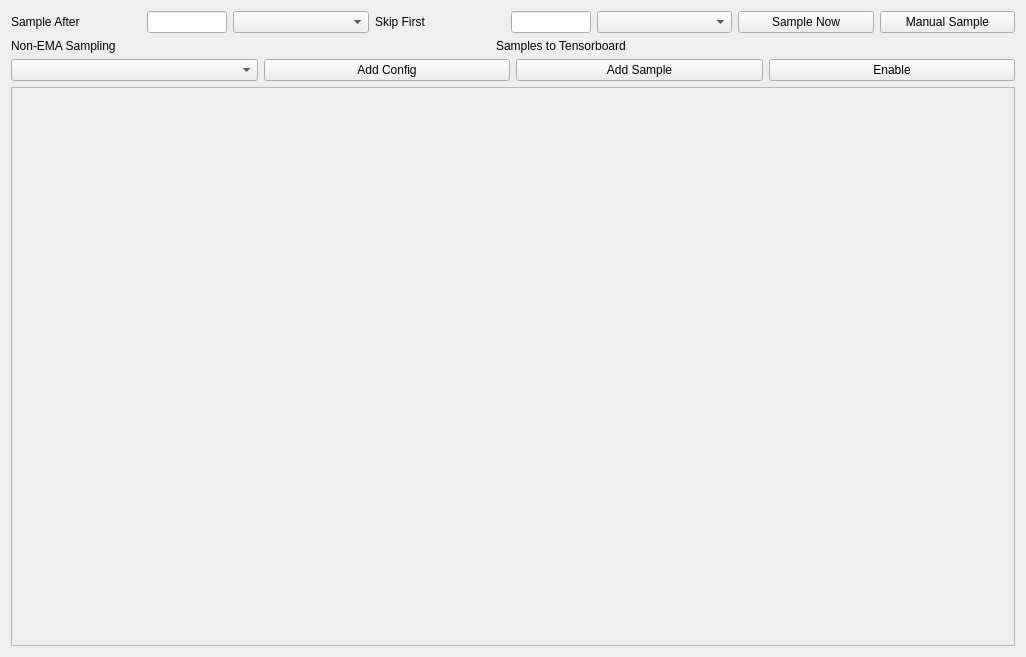
<?xml version="1.0" encoding="UTF-8"?>
<ui version="4.0">
 <class>Form</class>
 <widget class="QWidget" name="Form">
  <property name="geometry">
   <rect>
    <x>0</x>
    <y>0</y>
    <width>1026</width>
    <height>657</height>
   </rect>
  </property>
  <property name="windowTitle">
   <string>Form</string>
  </property>
  <layout class="QVBoxLayout" name="verticalLayout">
   <item>
    <layout class="QHBoxLayout" name="horizontalLayout">
     <item>
      <widget class="QLabel" name="SampleAfterLabel">
       <property name="minimumSize">
        <size>
         <width>110</width>
         <height>0</height>
        </size>
       </property>
       <property name="maximumSize">
        <size>
         <width>130</width>
         <height>16777215</height>
        </size>
       </property>
       <property name="text">
        <string>Sample After</string>
       </property>
      </widget>
     </item>
     <item>
      <widget class="QLineEdit" name="SampleAfter">
       <property name="maximumSize">
        <size>
         <width>80</width>
         <height>16777215</height>
        </size>
       </property>
      </widget>
     </item>
     <item>
      <widget class="QComboBox" name="SamplePeriod"/>
     </item>
     <item>
      <widget class="QLabel" name="SkipFirstLabel">
       <property name="minimumSize">
        <size>
         <width>110</width>
         <height>0</height>
        </size>
       </property>
       <property name="maximumSize">
        <size>
         <width>130</width>
         <height>16777215</height>
        </size>
       </property>
       <property name="text">
        <string>Skip First</string>
       </property>
      </widget>
     </item>
     <item>
      <widget class="QLineEdit" name="SkipFirst">
       <property name="maximumSize">
        <size>
         <width>80</width>
         <height>16777215</height>
        </size>
       </property>
      </widget>
     </item>
     <item>
      <widget class="QComboBox" name="FormatCombo"/>
     </item>
     <item>
      <widget class="QPushButton" name="SampleNow">
       <property name="text">
        <string>Sample Now</string>
       </property>
      </widget>
     </item>
     <item>
      <widget class="QPushButton" name="SampleNow_2">
       <property name="minimumSize">
        <size>
         <width>130</width>
         <height>0</height>
        </size>
       </property>
       <property name="text">
        <string>Manual Sample</string>
       </property>
      </widget>
     </item>
    </layout>
   </item>
   <item>
    <layout class="QHBoxLayout" name="horizontalLayout_2">
     <item>
      <widget class="QLabel" name="NonEMASamplingLabel">
       <property name="minimumSize">
        <size>
         <width>180</width>
         <height>0</height>
        </size>
       </property>
       <property name="maximumSize">
        <size>
         <width>160</width>
         <height>16777215</height>
        </size>
       </property>
       <property name="text">
        <string>Non-EMA Sampling</string>
       </property>
      </widget>
     </item>
     <item>
      <widget class="PlCheckBox" name="NonEMASamplingCheck">
       <property name="toolTip">
        <string>Custom checkbox with styling</string>
       </property>
      </widget>
     </item>
     <item>
      <widget class="QLabel" name="SamplesToTensorboardLabel">
       <property name="minimumSize">
        <size>
         <width>220</width>
         <height>0</height>
        </size>
       </property>
       <property name="maximumSize">
        <size>
         <width>160</width>
         <height>16777215</height>
        </size>
       </property>
       <property name="text">
        <string>Samples to Tensorboard</string>
       </property>
      </widget>
     </item>
     <item>
      <widget class="PlCheckBox" name="SamplesToTensorboard">
       <property name="toolTip">
        <string>Custom checkbox with styling</string>
       </property>
      </widget>
     </item>
    </layout>
   </item>
   <item>
    <layout class="QHBoxLayout" name="horizontalLayout_3">
     <item>
      <widget class="QComboBox" name="SamplesCombo"/>
     </item>
     <item>
      <widget class="QPushButton" name="AddConfig">
       <property name="text">
        <string>Add Config</string>
       </property>
      </widget>
     </item>
     <item>
      <widget class="QPushButton" name="AddSample">
       <property name="text">
        <string>Add Sample</string>
       </property>
      </widget>
     </item>
     <item>
      <widget class="QPushButton" name="Enable">
       <property name="text">
        <string>Enable</string>
       </property>
      </widget>
     </item>
    </layout>
   </item>
   <item>
    <widget class="QScrollArea" name="scrollArea">
     <property name="widgetResizable">
      <bool>true</bool>
     </property>
     <widget class="QWidget" name="scrollAreaWidgetContents">
      <property name="geometry">
       <rect>
        <x>0</x>
        <y>0</y>
        <width>1006</width>
        <height>525</height>
       </rect>
      </property>
     </widget>
    </widget>
   </item>
  </layout>
 </widget>
 <customwidgets>
  <customwidget>
   <class>PlCheckBox</class>
   <extends>QWidget</extends>
   <header>plwidgets.PlWidgets</header>
  </customwidget>
 </customwidgets>
 <resources/>
 <connections/>
</ui>
